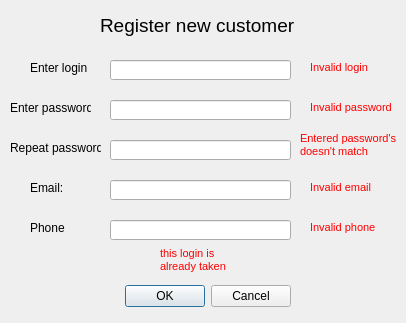
<?xml version="1.0" encoding="UTF-8"?>
<ui version="4.0">
 <class>RegisterDialog</class>
 <widget class="QDialog" name="RegisterDialog">
  <property name="geometry">
   <rect>
    <x>0</x>
    <y>0</y>
    <width>406</width>
    <height>323</height>
   </rect>
  </property>
  <property name="windowTitle">
   <string>Dialog</string>
  </property>
  <widget class="QDialogButtonBox" name="buttonBox">
   <property name="geometry">
    <rect>
     <x>-50</x>
     <y>280</y>
     <width>341</width>
     <height>32</height>
    </rect>
   </property>
   <property name="orientation">
    <enum>Qt::Horizontal</enum>
   </property>
   <property name="standardButtons">
    <set>QDialogButtonBox::Cancel|QDialogButtonBox::Ok</set>
   </property>
  </widget>
  <widget class="QLineEdit" name="lineEdit_re_password">
   <property name="geometry">
    <rect>
     <x>110</x>
     <y>140</y>
     <width>181</width>
     <height>20</height>
    </rect>
   </property>
   <property name="maxLength">
    <number>128</number>
   </property>
   <property name="echoMode">
    <enum>QLineEdit::Password</enum>
   </property>
  </widget>
  <widget class="QLabel" name="label_taken">
   <property name="enabled">
    <bool>true</bool>
   </property>
   <property name="geometry">
    <rect>
     <x>160</x>
     <y>240</y>
     <width>71</width>
     <height>41</height>
    </rect>
   </property>
   <property name="text">
    <string>&lt;!DOCTYPE HTML PUBLIC &quot;-//W3C//DTD HTML 4.0//EN&quot; &quot;http://www.w3.org/TR/REC-html40/strict.dtd&quot;&gt;
&lt;html&gt;&lt;head&gt;&lt;meta name=&quot;qrichtext&quot; content=&quot;1&quot; /&gt;&lt;style type=&quot;text/css&quot;&gt;
p, li { white-space: pre-wrap; }
&lt;/style&gt;&lt;/head&gt;&lt;body style=&quot; font-family:'MS Shell Dlg 2'; font-size:8.25pt; font-weight:400; font-style:normal;&quot;&gt;
&lt;p style=&quot; margin-top:0px; margin-bottom:0px; margin-left:0px; margin-right:0px; -qt-block-indent:0; text-indent:0px;&quot;&gt;&lt;span style=&quot; font-size:8pt; color:#ff0000;&quot;&gt;this login is &lt;/span&gt;&lt;/p&gt;
&lt;p style=&quot; margin-top:0px; margin-bottom:0px; margin-left:0px; margin-right:0px; -qt-block-indent:0; text-indent:0px;&quot;&gt;&lt;span style=&quot; font-size:8pt; color:#ff0000;&quot;&gt;already taken&lt;/span&gt;&lt;/p&gt;&lt;/body&gt;&lt;/html&gt;</string>
   </property>
  </widget>
  <widget class="QLabel" name="label_3">
   <property name="geometry">
    <rect>
     <x>10</x>
     <y>140</y>
     <width>91</width>
     <height>16</height>
    </rect>
   </property>
   <property name="text">
    <string>Repeat password</string>
   </property>
  </widget>
  <widget class="QLabel" name="label_4">
   <property name="geometry">
    <rect>
     <x>10</x>
     <y>100</y>
     <width>81</width>
     <height>16</height>
    </rect>
   </property>
   <property name="text">
    <string>Enter password</string>
   </property>
  </widget>
  <widget class="QLabel" name="label_2">
   <property name="geometry">
    <rect>
     <x>100</x>
     <y>10</y>
     <width>211</width>
     <height>31</height>
    </rect>
   </property>
   <property name="text">
    <string>&lt;!DOCTYPE HTML PUBLIC &quot;-//W3C//DTD HTML 4.0//EN&quot; &quot;http://www.w3.org/TR/REC-html40/strict.dtd&quot;&gt;
&lt;html&gt;&lt;head&gt;&lt;meta name=&quot;qrichtext&quot; content=&quot;1&quot; /&gt;&lt;style type=&quot;text/css&quot;&gt;
p, li { white-space: pre-wrap; }
&lt;/style&gt;&lt;/head&gt;&lt;body style=&quot; font-family:'MS Shell Dlg 2'; font-size:8.25pt; font-weight:400; font-style:normal;&quot;&gt;
&lt;p style=&quot; margin-top:0px; margin-bottom:0px; margin-left:0px; margin-right:0px; -qt-block-indent:0; text-indent:0px;&quot;&gt;&lt;span style=&quot; font-size:14pt;&quot;&gt;Register new customer&lt;/span&gt;&lt;/p&gt;&lt;/body&gt;&lt;/html&gt;</string>
   </property>
  </widget>
  <widget class="QLineEdit" name="lineEdit_login">
   <property name="geometry">
    <rect>
     <x>110</x>
     <y>60</y>
     <width>181</width>
     <height>20</height>
    </rect>
   </property>
   <property name="maxLength">
    <number>128</number>
   </property>
  </widget>
  <widget class="QLineEdit" name="lineEdit_password">
   <property name="geometry">
    <rect>
     <x>110</x>
     <y>100</y>
     <width>181</width>
     <height>20</height>
    </rect>
   </property>
   <property name="maxLength">
    <number>128</number>
   </property>
   <property name="echoMode">
    <enum>QLineEdit::Password</enum>
   </property>
  </widget>
  <widget class="QLabel" name="label">
   <property name="geometry">
    <rect>
     <x>30</x>
     <y>60</y>
     <width>81</width>
     <height>16</height>
    </rect>
   </property>
   <property name="text">
    <string>Enter login</string>
   </property>
  </widget>
  <widget class="QLabel" name="label_er1">
   <property name="geometry">
    <rect>
     <x>310</x>
     <y>60</y>
     <width>81</width>
     <height>16</height>
    </rect>
   </property>
   <property name="text">
    <string>&lt;!DOCTYPE HTML PUBLIC &quot;-//W3C//DTD HTML 4.0//EN&quot; &quot;http://www.w3.org/TR/REC-html40/strict.dtd&quot;&gt;
&lt;html&gt;&lt;head&gt;&lt;meta name=&quot;qrichtext&quot; content=&quot;1&quot; /&gt;&lt;style type=&quot;text/css&quot;&gt;
p, li { white-space: pre-wrap; }
&lt;/style&gt;&lt;/head&gt;&lt;body style=&quot; font-family:'MS Shell Dlg 2'; font-size:8.25pt; font-weight:400; font-style:normal;&quot;&gt;
&lt;p style=&quot; margin-top:0px; margin-bottom:0px; margin-left:0px; margin-right:0px; -qt-block-indent:0; text-indent:0px;&quot;&gt;&lt;span style=&quot; font-size:8pt; color:#ff0000;&quot;&gt;Invalid login&lt;/span&gt;&lt;/p&gt;&lt;/body&gt;&lt;/html&gt;</string>
   </property>
  </widget>
  <widget class="QLabel" name="label_er2">
   <property name="geometry">
    <rect>
     <x>310</x>
     <y>100</y>
     <width>81</width>
     <height>16</height>
    </rect>
   </property>
   <property name="text">
    <string>&lt;!DOCTYPE HTML PUBLIC &quot;-//W3C//DTD HTML 4.0//EN&quot; &quot;http://www.w3.org/TR/REC-html40/strict.dtd&quot;&gt;
&lt;html&gt;&lt;head&gt;&lt;meta name=&quot;qrichtext&quot; content=&quot;1&quot; /&gt;&lt;style type=&quot;text/css&quot;&gt;
p, li { white-space: pre-wrap; }
&lt;/style&gt;&lt;/head&gt;&lt;body style=&quot; font-family:'MS Shell Dlg 2'; font-size:8.25pt; font-weight:400; font-style:normal;&quot;&gt;
&lt;p style=&quot; margin-top:0px; margin-bottom:0px; margin-left:0px; margin-right:0px; -qt-block-indent:0; text-indent:0px;&quot;&gt;&lt;span style=&quot; font-size:8pt; color:#ff0000;&quot;&gt;Invalid password&lt;/span&gt;&lt;/p&gt;&lt;/body&gt;&lt;/html&gt;</string>
   </property>
  </widget>
  <widget class="QLabel" name="label_er3">
   <property name="geometry">
    <rect>
     <x>300</x>
     <y>130</y>
     <width>101</width>
     <height>31</height>
    </rect>
   </property>
   <property name="text">
    <string>&lt;!DOCTYPE HTML PUBLIC &quot;-//W3C//DTD HTML 4.0//EN&quot; &quot;http://www.w3.org/TR/REC-html40/strict.dtd&quot;&gt;
&lt;html&gt;&lt;head&gt;&lt;meta name=&quot;qrichtext&quot; content=&quot;1&quot; /&gt;&lt;style type=&quot;text/css&quot;&gt;
p, li { white-space: pre-wrap; }
&lt;/style&gt;&lt;/head&gt;&lt;body style=&quot; font-family:'MS Shell Dlg 2'; font-size:8.25pt; font-weight:400; font-style:normal;&quot;&gt;
&lt;p style=&quot; margin-top:0px; margin-bottom:0px; margin-left:0px; margin-right:0px; -qt-block-indent:0; text-indent:0px;&quot;&gt;&lt;span style=&quot; font-size:8pt; color:#ff0000;&quot;&gt;Entered password's &lt;/span&gt;&lt;/p&gt;
&lt;p style=&quot; margin-top:0px; margin-bottom:0px; margin-left:0px; margin-right:0px; -qt-block-indent:0; text-indent:0px;&quot;&gt;&lt;span style=&quot; font-size:8pt; color:#ff0000;&quot;&gt;doesn't match&lt;/span&gt;&lt;/p&gt;&lt;/body&gt;&lt;/html&gt;</string>
   </property>
  </widget>
  <widget class="QLabel" name="label_5">
   <property name="geometry">
    <rect>
     <x>30</x>
     <y>180</y>
     <width>41</width>
     <height>16</height>
    </rect>
   </property>
   <property name="text">
    <string>Email:</string>
   </property>
  </widget>
  <widget class="QLabel" name="label_6">
   <property name="geometry">
    <rect>
     <x>30</x>
     <y>220</y>
     <width>41</width>
     <height>16</height>
    </rect>
   </property>
   <property name="text">
    <string>Phone</string>
   </property>
  </widget>
  <widget class="QLineEdit" name="lineEdit_Email">
   <property name="geometry">
    <rect>
     <x>110</x>
     <y>180</y>
     <width>181</width>
     <height>20</height>
    </rect>
   </property>
   <property name="maxLength">
    <number>128</number>
   </property>
   <property name="echoMode">
    <enum>QLineEdit::Normal</enum>
   </property>
  </widget>
  <widget class="QLineEdit" name="lineEdit_Phone">
   <property name="geometry">
    <rect>
     <x>110</x>
     <y>220</y>
     <width>181</width>
     <height>20</height>
    </rect>
   </property>
   <property name="maxLength">
    <number>128</number>
   </property>
   <property name="echoMode">
    <enum>QLineEdit::Normal</enum>
   </property>
  </widget>
  <widget class="QLabel" name="label_erEmail">
   <property name="geometry">
    <rect>
     <x>310</x>
     <y>180</y>
     <width>81</width>
     <height>16</height>
    </rect>
   </property>
   <property name="text">
    <string>&lt;!DOCTYPE HTML PUBLIC &quot;-//W3C//DTD HTML 4.0//EN&quot; &quot;http://www.w3.org/TR/REC-html40/strict.dtd&quot;&gt;
&lt;html&gt;&lt;head&gt;&lt;meta name=&quot;qrichtext&quot; content=&quot;1&quot; /&gt;&lt;style type=&quot;text/css&quot;&gt;
p, li { white-space: pre-wrap; }
&lt;/style&gt;&lt;/head&gt;&lt;body style=&quot; font-family:'MS Shell Dlg 2'; font-size:8.25pt; font-weight:400; font-style:normal;&quot;&gt;
&lt;p style=&quot; margin-top:0px; margin-bottom:0px; margin-left:0px; margin-right:0px; -qt-block-indent:0; text-indent:0px;&quot;&gt;&lt;span style=&quot; font-size:8pt; color:#ff0000;&quot;&gt;Invalid email&lt;/span&gt;&lt;/p&gt;&lt;/body&gt;&lt;/html&gt;</string>
   </property>
  </widget>
  <widget class="QLabel" name="label_erPhone">
   <property name="geometry">
    <rect>
     <x>310</x>
     <y>220</y>
     <width>81</width>
     <height>16</height>
    </rect>
   </property>
   <property name="text">
    <string>&lt;!DOCTYPE HTML PUBLIC &quot;-//W3C//DTD HTML 4.0//EN&quot; &quot;http://www.w3.org/TR/REC-html40/strict.dtd&quot;&gt;
&lt;html&gt;&lt;head&gt;&lt;meta name=&quot;qrichtext&quot; content=&quot;1&quot; /&gt;&lt;style type=&quot;text/css&quot;&gt;
p, li { white-space: pre-wrap; }
&lt;/style&gt;&lt;/head&gt;&lt;body style=&quot; font-family:'MS Shell Dlg 2'; font-size:8.25pt; font-weight:400; font-style:normal;&quot;&gt;
&lt;p style=&quot; margin-top:0px; margin-bottom:0px; margin-left:0px; margin-right:0px; -qt-block-indent:0; text-indent:0px;&quot;&gt;&lt;span style=&quot; font-size:8pt; color:#ff0000;&quot;&gt;Invalid phone&lt;/span&gt;&lt;/p&gt;&lt;/body&gt;&lt;/html&gt;</string>
   </property>
  </widget>
 </widget>
 <resources/>
 <connections/>
</ui>
